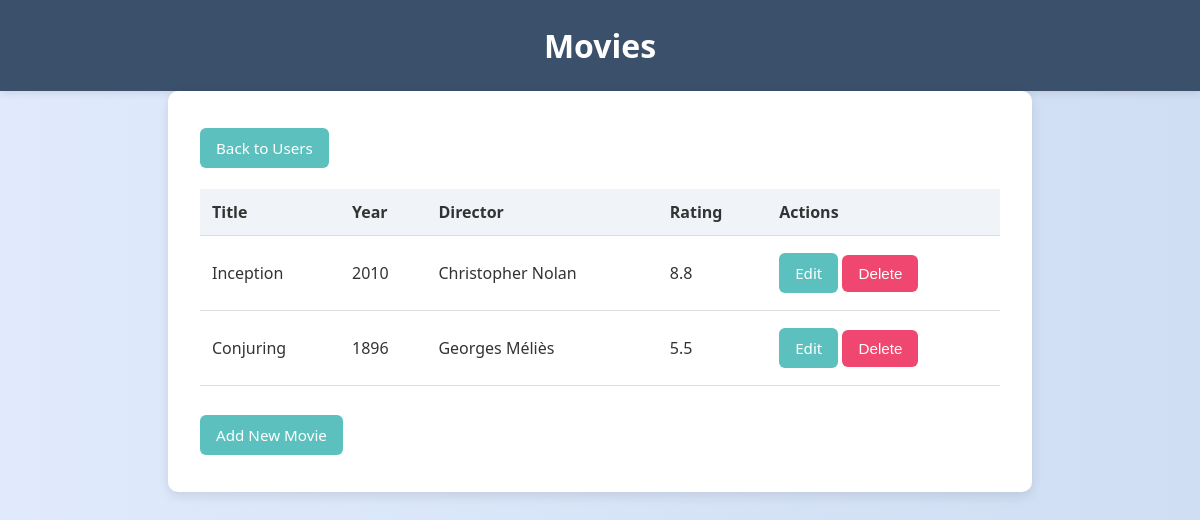
Page /users/1 on the committed database.
### models/movie.py (models this page shows)
class Movie(db.Model):
    __tablename__ = 'movies'
    __table_args__ = (db.UniqueConstraint('title', 'user_id'),)
    movie_id: Mapped[int] = mapped_column(primary_key=True, autoincrement=True)
    user_id: Mapped[int] = mapped_column(ForeignKey('users.user_id'))
    user = relationship('User', back_populates='movies')
    title: Mapped[str] = mapped_column(nullable=False, unique=True)
    year: Mapped[int] = mapped_column()
    director: Mapped[str] = mapped_column()
    rating: Mapped[float] = mapped_column()

### app.py (the view)
@app.route('/users/<user_id>')
def user_movies(user_id):
    movies = data_manager.get_user_movies(user_id)
    return render_template('movies.html', movies=movies, user_id=user_id)

### data_managers/data_manager_sqlite.py (called while the page is built)
    def get_user_movies(self, user_id):
        try:
            stmt = select(Movie).where(Movie.user_id == user_id)
            return db.session.scalars(stmt).all()
        except SQLAlchemyError as e:
            print(f"Error retrieving user movies: {e}")
            return []

### templates/movies.html (shortened to what this page needs)
<!DOCTYPE html>
<html lang="en">
<head>
    <link rel="stylesheet" href="{{ url_for('static', filename='styles.css') }}">
</head>
<body>
    <header>
        <h1>Movies</h1>
    </header>
    <main>
        <nav><a href="{{ url_for('list_users') }}" class="button">Back to Users</a></nav>
        {% if movies %}
        <table class="movie-table">
            <thead>
                <tr>
                    <th>Title</th>
                    <th>Year</th>
                    <th>Director</th>
                    <th>Rating</th>
                    <th>Actions</th>
                </tr>
            </thead>
            <tbody>
                {% for movie in movies %}
                <tr>
                    <td>{{ movie.title }}</td>
                    <td>{{ movie.year }}</td>
                    <td>{{ movie.director }}</td>
                    <td>{{ movie.rating }}</td>
                    <td>
                        <a href="{{ url_for('update_movie', user_id=user_id, movie_id=movie.movie_id) }}" class="button">Edit</a>
                        <form method="POST" action="{{ url_for('delete_movie', user_id=user_id, movie_id=movie.movie_id) }}" style="display:inline;" onsubmit="return confirm('Are you sure you want to delete this movie?');">
                            <button type="submit">Delete</button>
                        </form>
                    </td>
                </tr>
                {% endfor %}
            </tbody>
        </table>
        {% else %}
            <p>No movies found.</p>
        {% endif %}
        <div style="margin-top: 1rem;">
            <a href="{{ url_for('add_movie', user_id=user_id) }}" class="button">Add New Movie</a>
        </div>
    </main>
</body>
</html>

### static/styles.css (style rules this page uses)
body { font-family: 'Segoe UI', Tahoma, Geneva, Verdana, sans-serif; background: linear-gradient(to right, #e0eafc, #cfdef3); margin: 0; padding: 0; color: #333; }
header { background-color: #3a506b; color: white; padding: 1.5rem 2rem; text-align: center; box-shadow: 0 2px 8px rgba(0, 0, 0, 0.1); }
main { padding: 2rem; max-width: 800px; margin: auto; background-color: white; border-radius: 10px; box-shadow: 0 4px 12px rgba(0, 0, 0, 0.1); }
h1 { margin: 0; font-size: 2rem; }
nav { margin-bottom: 1rem; }
.button, button { display: inline-block; padding: 10px 16px; background-color: #5bc0be; color: white; text-decoration: none; border: none; border-radius: 6px; margin: 5px 0; cursor: pointer; transition: background-color 0.3s; }
.movie-table { width: 100%; border-collapse: collapse; margin-bottom: 1.5rem; }
.movie-table th, .movie-table td { padding: 0.75rem; text-align: left; border-bottom: 1px solid #ddd; }
.movie-table th { background-color: #f0f4f8; color: #333; }
.movie-table td { background-color: #fff; }
form button { background-color: #ef476f; }
.button, button { display: inline-block; padding: 10px 16px; background-color: #5bc0be; color: white; text-decoration: none; border: none; border-radius: 6px; margin: 5px 0; cursor: pointer; font-size: 0.95rem; transition: background-color 0.3s; }
button { appearance: none; -webkit-appearance: none; }

### rows in the picture
Movie: title "Inception", year "2010", director "Christopher Nolan", rating "8.8"
Movie: title "Conjuring", year "1896", director "Georges Méliès", rating "5.5"
